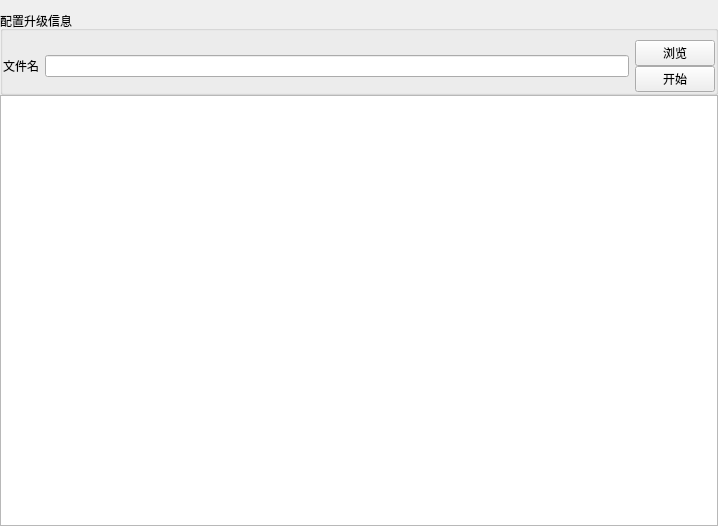
<?xml version="1.0" encoding="UTF-8"?>
<ui version="4.0">
 <class>OBNLowerComputerOTA</class>
 <widget class="QWidget" name="OBNLowerComputerOTA">
  <property name="geometry">
   <rect>
    <x>0</x>
    <y>0</y>
    <width>718</width>
    <height>526</height>
   </rect>
  </property>
  <property name="windowTitle">
   <string>Form</string>
  </property>
  <layout class="QGridLayout" name="gridLayout_2">
   <property name="leftMargin">
    <number>0</number>
   </property>
   <property name="rightMargin">
    <number>0</number>
   </property>
   <property name="bottomMargin">
    <number>0</number>
   </property>
   <property name="spacing">
    <number>0</number>
   </property>
   <item row="0" column="0">
    <widget class="QGroupBox" name="groupBox">
     <property name="title">
      <string>配置升级信息</string>
     </property>
     <layout class="QGridLayout" name="gridLayout">
      <property name="leftMargin">
       <number>0</number>
      </property>
      <property name="rightMargin">
       <number>0</number>
      </property>
      <property name="bottomMargin">
       <number>0</number>
      </property>
      <property name="horizontalSpacing">
       <number>6</number>
      </property>
      <property name="verticalSpacing">
       <number>0</number>
      </property>
      <item row="0" column="0" rowspan="2">
       <widget class="QLabel" name="labelInputfName">
        <property name="text">
         <string>文件名</string>
        </property>
       </widget>
      </item>
      <item row="0" column="1" rowspan="2">
       <widget class="QLineEdit" name="lineEditInputfName"/>
      </item>
      <item row="0" column="2">
       <widget class="QPushButton" name="pushButtonBrowse">
        <property name="text">
         <string>浏览</string>
        </property>
       </widget>
      </item>
      <item row="1" column="2">
       <widget class="QPushButton" name="pushButtonStart">
        <property name="text">
         <string>开始</string>
        </property>
       </widget>
      </item>
     </layout>
    </widget>
   </item>
   <item row="1" column="0">
    <widget class="QTableWidget" name="tableWidget"/>
   </item>
  </layout>
 </widget>
 <resources/>
 <connections/>
</ui>
